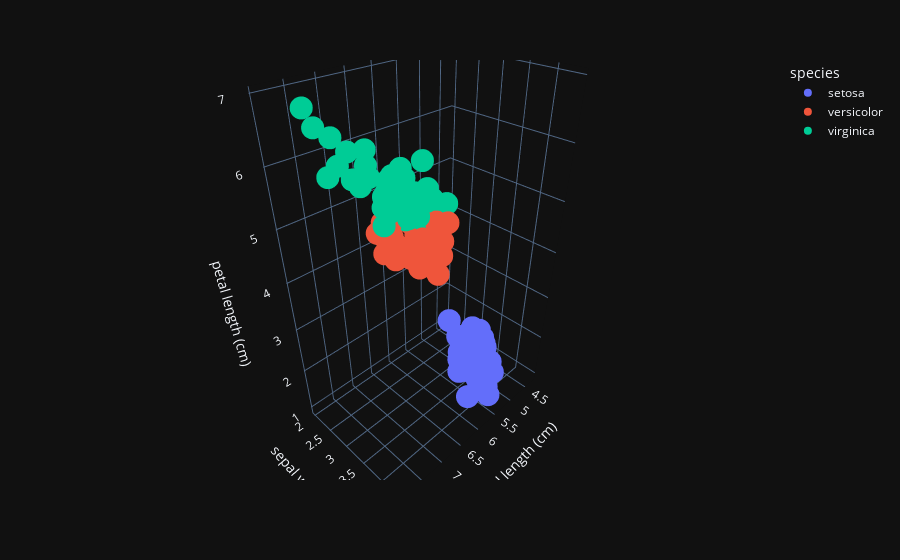

The notebook cell saved with this chart:
### Markdown cell above
### 3D Scatter Plot

### Code cell
fig = px.scatter_3d(df, x='sepal length (cm)', y='sepal width (cm)', z='petal length (cm)', color='species')
fig.show()

### Figure 1 — Plotly figure (JSON) as saved in the notebook; plotly's stock layout.template omitted (floating-point values rounded to 4 significant figures)
{"data": [{"hovertemplate": "species=setosa<br>sepal length (cm)=%{x}<br>sepal width (cm)=%{y}<br>petal length (cm)=%{z}<extra></extra>", "legendgroup": "setosa", "marker": {"color": "#636efa", "symbol": "circle"}, "mode": "markers", "name": "setosa", "scene": "scene", "showlegend": true, "x": [5.1, 4.9, 4.7, 4.6, 5.0, 5.4, 4.6, 5.0, 4.4, 4.9, 5.4, 4.8, 4.8, 4.3, 5.8, 5.7, 5.4, 5.1, 5.7, 5.1, 5.4, 5.1, 4.6, 5.1, 4.8, 5.0, 5.0, 5.2, 5.2, 4.7, 4.8, 5.4, 5.2, 5.5, 4.9, 5.0, 5.5, 4.9, 4.4, 5.1, 5.0, 4.5, 4.4, 5.0, 5.1, 4.8, 5.1, 4.6, 5.3, 5.0], "y": [3.5, 3.0, 3.2, 3.1, 3.6, 3.9, 3.4, 3.4, 2.9, 3.1, 3.7, 3.4, 3.0, 3.0, 4.0, 4.4, 3.9, 3.5, 3.8, 3.8, 3.4, 3.7, 3.6, 3.3, 3.4, 3.0, 3.4, 3.5, 3.4, 3.2, 3.1, 3.4, 4.1, 4.2, 3.1, 3.2, 3.5, 3.6, 3.0, 3.4, 3.5, 2.3, 3.2, 3.5, 3.8, 3.0, 3.8, 3.2, 3.7, 3.3], "z": [1.4, 1.4, 1.3, 1.5, 1.4, 1.7, 1.4, 1.5, 1.4, 1.5, 1.5, 1.6, 1.4, 1.1, 1.2, 1.5, 1.3, 1.4, 1.7, 1.5, 1.7, 1.5, 1.0, 1.7, 1.9, 1.6, 1.6, 1.5, 1.4, 1.6, 1.6, 1.5, 1.5, 1.4, 1.5, 1.2, 1.3, 1.4, 1.3, 1.5, 1.3, 1.3, 1.3, 1.6, 1.9, 1.4, 1.6, 1.4, 1.5, 1.4], "type": "scatter3d"}, {"hovertemplate": "species=versicolor<br>sepal length (cm)=%{x}<br>sepal width (cm)=%{y}<br>petal length (cm)=%{z}<extra></extra>", "legendgroup": "versicolor", "marker": {"color": "#EF553B", "symbol": "circle"}, "mode": "markers", "name": "versicolor", "scene": "scene", "showlegend": true, "x": [7.0, 6.4, 6.9, 5.5, 6.5, 5.7, 6.3, 4.9, 6.6, 5.2, 5.0, 5.9, 6.0, 6.1, 5.6, 6.7, 5.6, 5.8, 6.2, 5.6, 5.9, 6.1, 6.3, 6.1, 6.4, 6.6, 6.8, 6.7, 6.0, 5.7, 5.5, 5.5, 5.8, 6.0, 5.4, 6.0, 6.7, 6.3, 5.6, 5.5, 5.5, 6.1, 5.8, 5.0, 5.6, 5.7, 5.7, 6.2, 5.1, 5.7], "y": [3.2, 3.2, 3.1, 2.3, 2.8, 2.8, 3.3, 2.4, 2.9, 2.7, 2.0, 3.0, 2.2, 2.9, 2.9, 3.1, 3.0, 2.7, 2.2, 2.5, 3.2, 2.8, 2.5, 2.8, 2.9, 3.0, 2.8, 3.0, 2.9, 2.6, 2.4, 2.4, 2.7, 2.7, 3.0, 3.4, 3.1, 2.3, 3.0, 2.5, 2.6, 3.0, 2.6, 2.3, 2.7, 3.0, 2.9, 2.9, 2.5, 2.8], "z": [4.7, 4.5, 4.9, 4.0, 4.6, 4.5, 4.7, 3.3, 4.6, 3.9, 3.5, 4.2, 4.0, 4.7, 3.6, 4.4, 4.5, 4.1, 4.5, 3.9, 4.8, 4.0, 4.9, 4.7, 4.3, 4.4, 4.8, 5.0, 4.5, 3.5, 3.8, 3.7, 3.9, 5.1, 4.5, 4.5, 4.7, 4.4, 4.1, 4.0, 4.4, 4.6, 4.0, 3.3, 4.2, 4.2, 4.2, 4.3, 3.0, 4.1], "type": "scatter3d"}, {"hovertemplate": "species=virginica<br>sepal length (cm)=%{x}<br>sepal width (cm)=%{y}<br>petal length (cm)=%{z}<extra></extra>", "legendgroup": "virginica", "marker": {"color": "#00cc96", "symbol": "circle"}, "mode": "markers", "name": "virginica", "scene": "scene", "showlegend": true, "x": [6.3, 5.8, 7.1, 6.3, 6.5, 7.6, 4.9, 7.3, 6.7, 7.2, 6.5, 6.4, 6.8, 5.7, 5.8, 6.4, 6.5, 7.7, 7.7, 6.0, 6.9, 5.6, 7.7, 6.3, 6.7, 7.2, 6.2, 6.1, 6.4, 7.2, 7.4, 7.9, 6.4, 6.3, 6.1, 7.7, 6.3, 6.4, 6.0, 6.9, 6.7, 6.9, 5.8, 6.8, 6.7, 6.7, 6.3, 6.5, 6.2, 5.9], "y": [3.3, 2.7, 3.0, 2.9, 3.0, 3.0, 2.5, 2.9, 2.5, 3.6, 3.2, 2.7, 3.0, 2.5, 2.8, 3.2, 3.0, 3.8, 2.6, 2.2, 3.2, 2.8, 2.8, 2.7, 3.3, 3.2, 2.8, 3.0, 2.8, 3.0, 2.8, 3.8, 2.8, 2.8, 2.6, 3.0, 3.4, 3.1, 3.0, 3.1, 3.1, 3.1, 2.7, 3.2, 3.3, 3.0, 2.5, 3.0, 3.4, 3.0], "z": [6.0, 5.1, 5.9, 5.6, 5.8, 6.6, 4.5, 6.3, 5.8, 6.1, 5.1, 5.3, 5.5, 5.0, 5.1, 5.3, 5.5, 6.7, 6.9, 5.0, 5.7, 4.9, 6.7, 4.9, 5.7, 6.0, 4.8, 4.9, 5.6, 5.8, 6.1, 6.4, 5.6, 5.1, 5.6, 6.1, 5.6, 5.5, 4.8, 5.4, 5.6, 5.1, 5.1, 5.9, 5.7, 5.2, 5.0, 5.2, 5.4, 5.1], "type": "scatter3d"}], "layout": {"scene": {"domain": {"x": [0.0, 1.0], "y": [0.0, 1.0]}, "xaxis": {"title": {"text": "sepal length (cm)"}}, "yaxis": {"title": {"text": "sepal width (cm)"}}, "zaxis": {"title": {"text": "petal length (cm)"}}}, "legend": {"title": {"text": "species"}, "tracegroupgap": 0}, "margin": {"t": 60}}}
